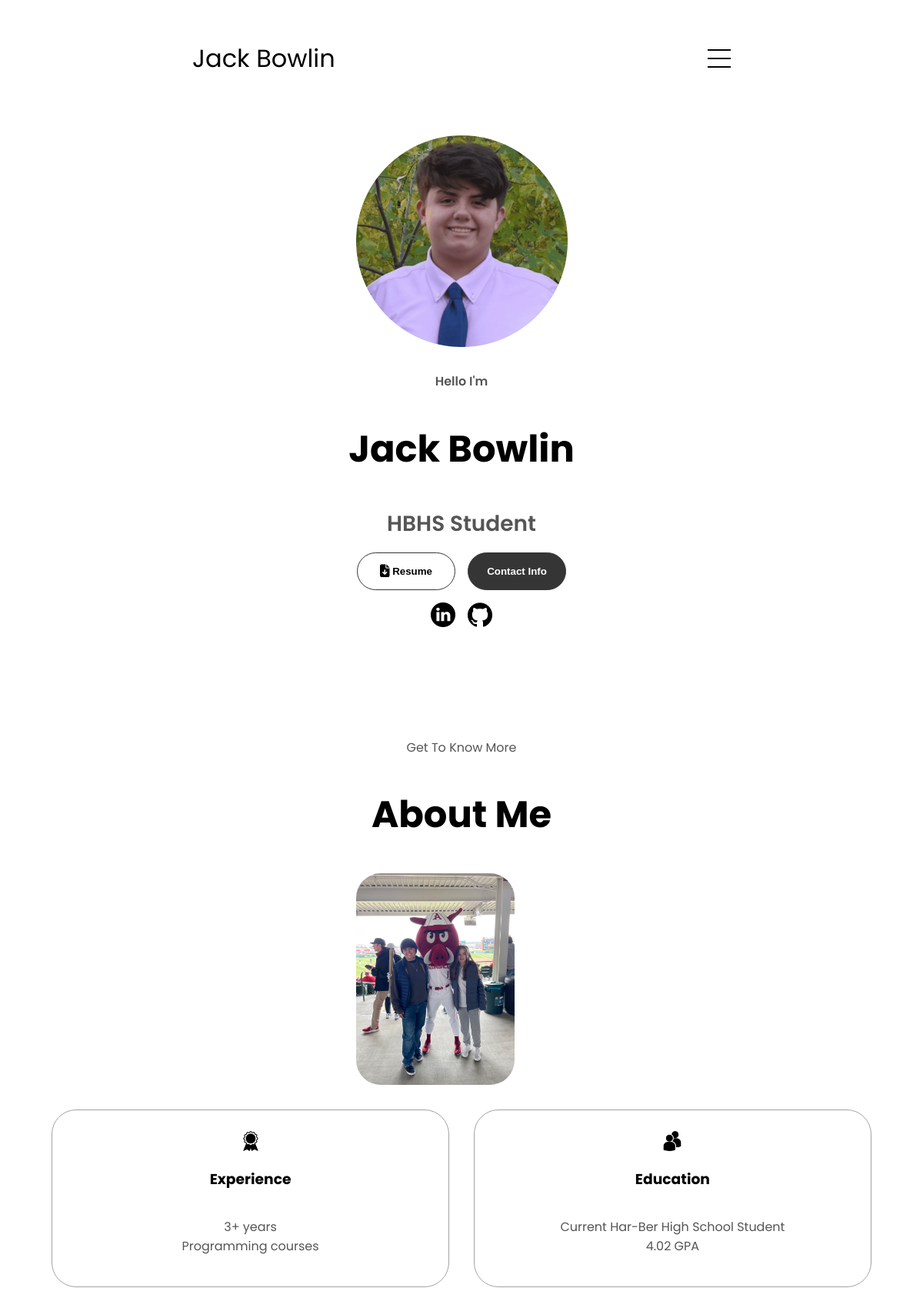
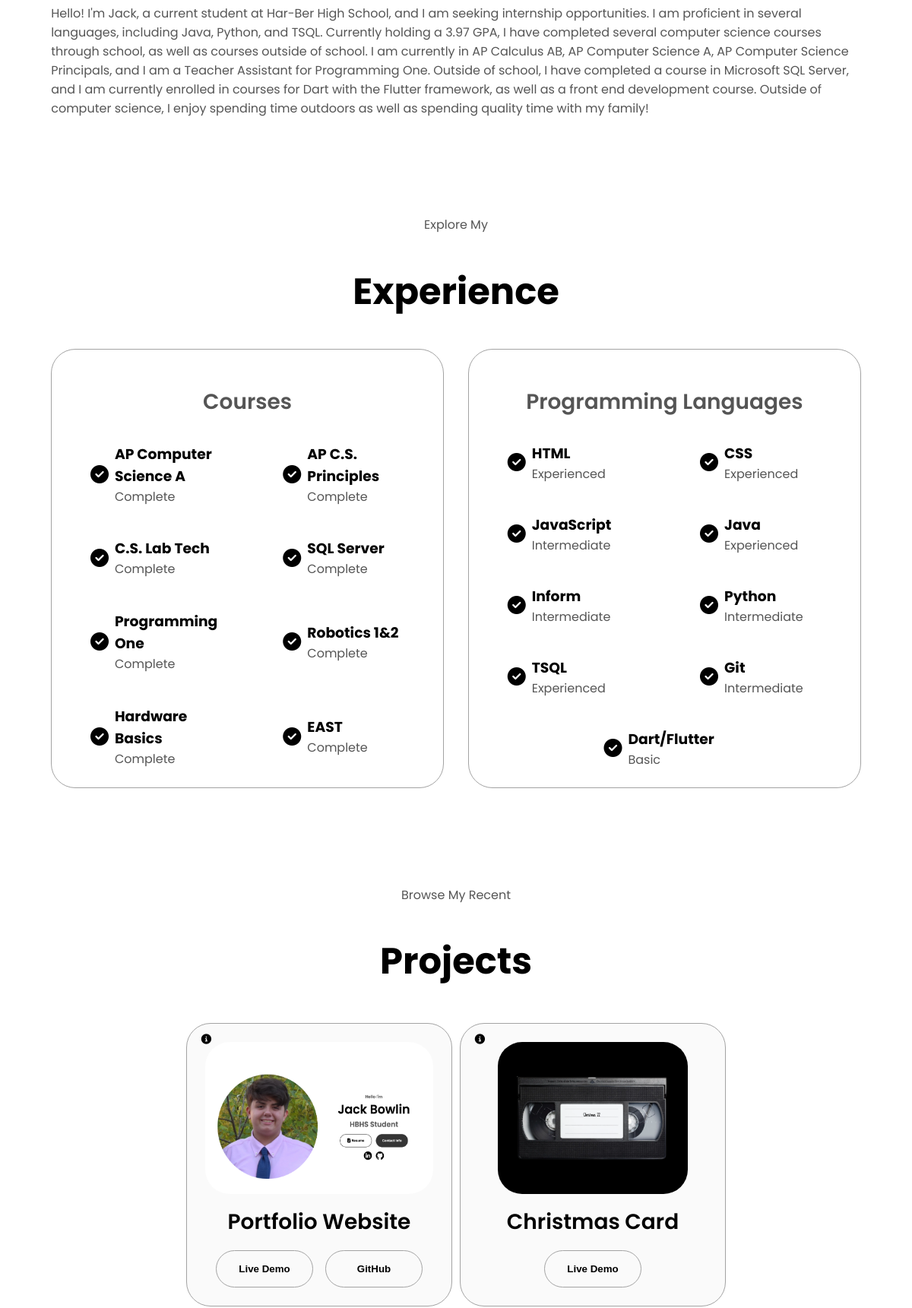
The page / (upper part) on the database its author committed (2 pictures, top to bottom).
### tables this page shows
CREATE TABLE "courses" (
	"id"	INTEGER NOT NULL,
	"name"	TEXT NOT NULL,
	"status"	INTEGER NOT NULL,
	"courseurl"	TEXT
);

CREATE TABLE "languages" (
	"id"	INTEGER NOT NULL,
	"name"	TEXT NOT NULL,
	"experience"	TEXT
);

CREATE TABLE "projects" (
	"id"	INTEGER NOT NULL,
	"name"	TEXT NOT NULL,
	"description"	TEXT NOT NULL,
	"websiteurl"	TEXT,
	"githuburl"	TEXT,
	"imagepath"	TEXT
);

### app.py (the view)
@app.route("/")
def runSite():
    conn = get_db_connection()
    projects = conn.execute("SELECT id, name, description, websiteurl, githuburl, imagepath FROM projects").fetchall()
    languages = conn.execute("SELECT id, name, experience FROM languages").fetchall()
    courses = conn.execute("SELECT id, name, status, courseurl FROM courses").fetchall()
    conn.close()
    print(projects)
    return render_template('resume.html', projects=projects, languages=languages, courses=courses)

### app.py (called while the page is built)
def get_db_connection():
    conn = sqlite3.connect('jack.db')
    conn.row_factory = sqlite3.Row
    return conn

### templates/resume.html (shortened to what this page needs)
<!DOCTYPE html>
<html lang="en">
    <head>
        <link rel="stylesheet" href="/static/styles.css" />
        <link rel="stylesheet" href="/static/mediaqueries.css" />
    </head>
    <body>
        <nav id="hamburger-nav">
            <div class="logo">Jack Bowlin</div>
            <div class="hamburger-menu">
                <div class="hamburger-icon" onclick="toggleMenu()">
                    <span></span>
                    <span></span>
                    <span></span>
                </div>
            </div>
        </nav>
        <section id="profile">
            <div class="section_pic-container">
                <img
                    src="/static/assets/new-profile-pic.png"
                    alt="profile-pic" />
            </div>
            <div class="section_text">
                <p class="section_text_p1">Hello I'm</p>
                <h1 class="title">Jack Bowlin</h1>
                <p class="section_text_p2">HBHS Student</p>
                <div class="btn-container">
                    <button
                        class="btn btn-color-2"
                        onclick="window.open('/static/Resume - Jack Bowlin.pdf')">
                        Resume
                    </button>
                    <button
                        class="btn btn-color-1"
                        onclick="location.href='./#contact'">
                        Contact Info
                    </button>
                </div>
                <div id="socials-container">
                    <img
                        src="/static/assets/linkedin.png"
                        alt="My LinkedIn profile"
                        class="icon"
                        onclick="window.open('https://www.linkedin.com/in/jack-bowlin/', '_blank');" />
                    <img
                        src="/static/assets/github.png"
                        alt="My github profile"
                        class="icon"
                        onclick="window.open('https://github.com/Rockymine8', '_blank');" />
                </div>
            </div>
        </section>
        <section id="about">
            <p class="section_text_p1">Get To Know More</p>
            <h1 class="title">About Me</h1>
            <div class="section-container">
                <div class="section_pic-container">
                    <img
                        src="/static/secondary_pic_3.jpeg"
                        alt="Profile picture"
                        class="about-pic" />
                </div>
                <div class="about-details-container">
                    <div class="about-containers">
                        <div class="details-container">
                            <img
                                src="/static/assets/experience.png"
                                alt="Experience icon"
                                class="icon" />
                            <h3>Experience</h3>
                            <p>
                                3+ years
                                <br />
                                Programming courses
                            </p>
                        </div>
                        <div class="details-container">
                            <img
                                src="/static/assets/education.png"
                                alt="Education icon"
                                class="icon" />
                            <h3>Education</h3>
                            <p>
                                Current Har-Ber High School Student
                                <br />
                                4.02 GPA
                            </p>
                        </div>
                    </div>
                    <div class="text-container">
                        <p>
                            Hello! I'm Jack, a current student at Har-Ber High
                            School, and I am seeking internship opportunities. I
                            am proficient in several languages, including Java,
                            Python, and TSQL. Currently holding a 3.97 GPA, I
                            have completed several computer science courses
                            through school, as well as courses outside of
                            school. I am currently in AP Calculus AB, AP
                            Computer Science A, AP Computer Science Principals,
                            and I am a Teacher Assistant for Programming One.
                            Outside of school, I have completed a course in
                            Microsoft SQL Server, and I am currently enrolled in
                            courses for Dart with the Flutter framework, as well
                            as a front end development course. Outside of
                            computer science, I enjoy spending time outdoors as
                            well as spending quality time with my family!
                        </p>
                    </div>
                </div>
            </div>
        </section>
        <section id="experience">
            <p class="section_text_p1">Explore My</p>
            <h1 class="title">Experience</h1>
            <div class="experience-details-container">
                <div class="about-containers">
                    <div class="details-container">
                        <h2 class="experience-sub-title">Courses</h2>
                        <div class="article-container">
                            {% for course in courses%}
                            <article>
                                <div class="icon-container">
                                    <i
                                        class="fa-solid fa-circle-check fa-xl"></i>
                                </div>
                                <div class="text-container">
                                    <h3>{{ course.name }}</h3>
                                    {% if course.status == 0 %}
                                    <p>In Progress</p>
                                    {% else %}
                                    <p>Complete</p>
                                    {% endif %}
                                </div>
                            </article>
                            {% endfor %}
                        </div>
                    </div>
                    <div class="details-container">
                        <h2 class="experience-sub-title">
                            Programming Languages
                        </h2>
                        <div class="article-container">
                            {% for language in languages %}
                            <article>
                                <div class="icon-container">
                                    <i
                                        class="fa-solid fa-circle-check fa-xl"></i>
                                </div>
                                <div class="text-container">
                                    <h3>{{ language.name }}</h3>
                                    <p>{{ language.experience }}</p>
                                </div>
                            </article>
                            {% endfor %}
                        </div>
                    </div>
                </div>
            </div>
        </section>
        <section id="projects">
            <p class="section_text_p1">Browse My Recent</p>
            <h1 class="title">Projects</h1>
            <div class="projects-containers">
                {% for project in projects %}
                    {% if project.id < 100 %}
                        <div class="details-container color-container">
                            <div class="article-container">
                                <button class="info-btn show">
                                    <i class="fas fa-info-circle"></i>
                                </button>
                                <div class="project-content">
                                    <div class="projects-img">
                                        <img
                                            src="{{ project.imagepath }}"
                                            alt="Project {{ project.id }}"
                                            class="project-img" />
                                    </div>
                                </div>
                                <div class="text-btn-container">
                                    <h2 class="experience-sub-title project-title">
                                        {{ project.name }}
                                    </h2>
                                    <div class="btn-container">
                                        {% if project.websiteurl %}
                                        <button
                                            class="btn btn-color-2 project-btn"
                                            onclick="window.open('{{ project.websiteurl }}', '_blank')">Live Demo</button>
                                        {% endif %} {% if project.githuburl %}
                                        <button
                                            class="btn btn-color-2 project-btn"
                                            onClick="window.open('{{ project.githuburl }}', '_blank')">
                                            GitHub
                                        </button>
                                        {% endif %}
                                    </div>
                                </div>
                            </div>
                        </div>
                    {% endif %}
                {% endfor %}
            </div>
        </section>
    </body>
</html>

### static/mediaqueries.css (style rules this page uses)
@media screen and (max-width: 1200px) { #profile { margin-bottom: 6rem; } }
@media screen and (max-width: 1200px) { .about-containers { flex-wrap: wrap; } }
@media screen and (max-width: 1200px) { #hamburger-nav { display: flex; } }
@media screen and (max-width: 1200px) { #experience, .experience-details-container { margin-top: 2rem; } }
@media screen and (max-width: 1200px) { #profile, .section-container { display: block; } }
@media screen and (max-width: 1200px) { section, .section-container { height: fit-content; } }
@media screen and (max-width: 1200px) { section { margin: 0 5%; } }
@media screen and (max-width: 1200px) { .section_pic-container { width: 275px; height: 275px; margin: 0 auto 2rem; } }
@media screen and (max-width: 1200px) { .about-containers { margin-top: 0; } }
@media screen and (max-width: 1200px) { #experience { margin-bottom: 5rem; } }
@media screen and (max-width: 1200px) { #about { margin-bottom: 5rem; } }

### rows shown on the page
courses: name "AP Computer Science A", status "Complete"
courses: name "AP C.S. Principles", status "Complete"
courses: name "C.S. Lab Tech", status "Complete"
courses: name "SQL Server", status "Complete"
courses: name "Programming One", status "Complete"
courses: name "Robotics 1&2", status "Complete"
courses: name "Hardware Basics", status "Complete"
courses: name "EAST", status "Complete"
languages: name "HTML", experience "Experienced"
languages: name "CSS", experience "Experienced"
languages: name "JavaScript", experience "Intermediate"
languages: name "Java", experience "Experienced"
languages: name "Inform", experience "Intermediate"
languages: name "Python", experience "Intermediate"
languages: name "TSQL", experience "Experienced"
languages: name "Git", experience "Intermediate"
languages: name "Dart/Flutter", experience "Basic"
projects: imagepath (picture), name "Portfolio Website"
projects: imagepath (picture), name "Christmas Card"
